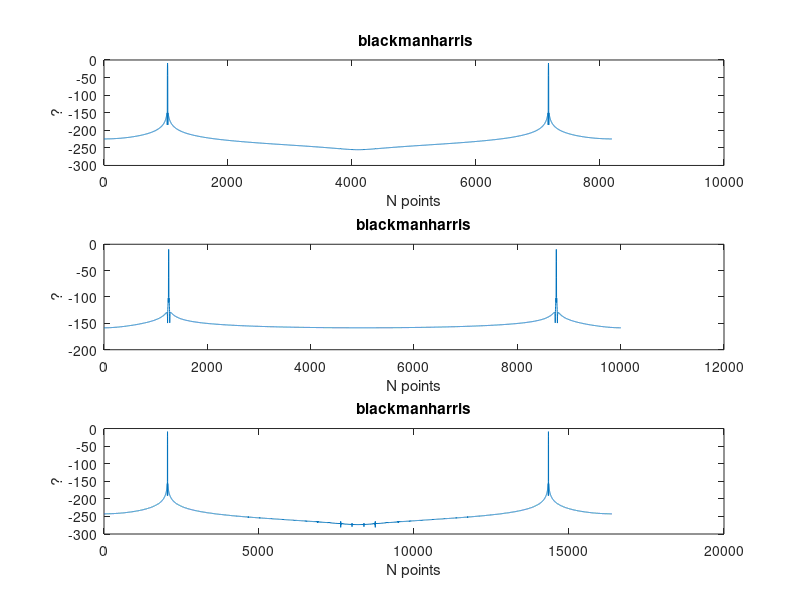

This chart was generated by the following MATLAB code:
N1 = 8192;
N2 = 10004;
N3 = 16384;
k1 = 0:N1-1;
k2 = 0:N2-1;
k3 = 0:N3-1;
%n = 0:20000;
n1=0:(N1-1);
n2=0:(N2-1);
n3=0:(N3-1);
x1 = cos(0.25*pi*n1);
x2 = cos(0.25*pi*n2);
x3 = cos(0.25*pi*n3);

w1 = window(@blackmanharris,N1)';
w2 = window(@blackmanharris,N2)';
w3 = window(@blackmanharris,N3)';
%w1 = blackmanharris(N1);
%w2 = blackmanharris(N2);
%w3 = blackmanharris(N3);



% Calculate N-point DFT
X1=fft(x1.*w1,N1);
X2=fft(x2.*w2,N2);
X3=fft(x3.*w3,N3);

% Quantity of the Y-axis
L1 = 20*log10(2*abs(X1)/N1);
L2 = 20*log10(2*abs(X2)/N2);
L3 = 20*log10(2*abs(X3)/N3);

%Changed from rectwin to blackmanharris
%wvtool(blackmanharris(N1));
%wvtool(blackmanharris(N2));
%wvtool(blackmanharris(N3));

%Plot like 2A
subplot(3,1,1);
plot(L1);
title(' blackmanharris')
xlabel('N points');
ylabel('?')

subplot(3,1,2);
plot(L2);
title('blackmanharris')
xlabel('N points');
ylabel('?')

subplot(3,1,3);
plot(L3);
title('blackmanharris')
xlabel('N points');
ylabel('?')